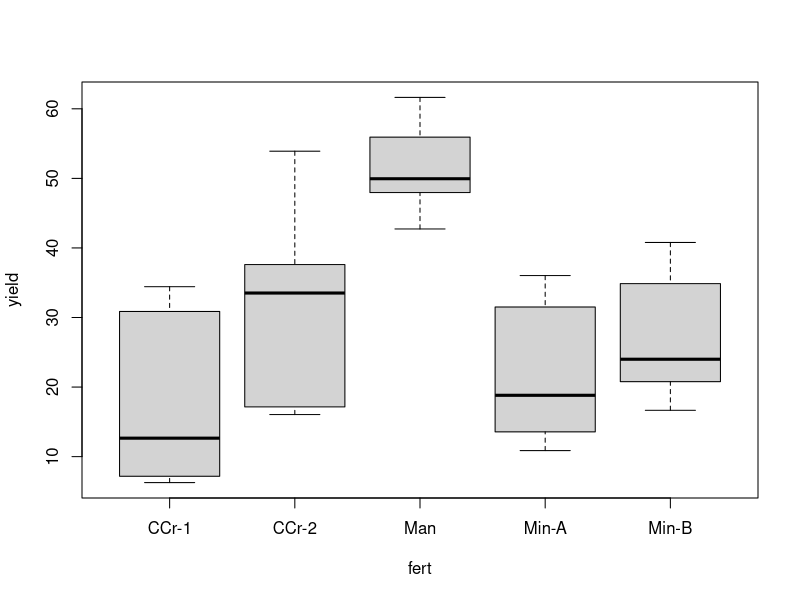

Reproduce this figure in R.
## 1.Pairwise comparisons
#########################

## To perform our analysis, we need to load these packages.

library("emmeans") # Provides: emmeans, test, contrast
library("multcomp") # Provides: cld
library("dplyr") # Provides: summarise

install.packages("emmeans")
install.packages("multcomp")
install.packages("dplyr")

## This time, the information is provided. 
## We need to just upload it to our working directory.

dueng <- read.table ( "v14-u22-01.csv", header=TRUE, sep=";", dec=",",
                      stringsAsFactors = TRUE)

## this command helps us to get brief information about our data
str (dueng)

#############################################################
### There are three types of information in our data: 
#### fertilizer, replication, and yield.
#########################################################

# we create a box plot for our data

boxplot( yield ~ fert, data=dueng )

## After that we need to calculate discreptive statistics
dueng %>% group_by(fert) %>%
  summarise ( n=n(), mean=mean(yield), var=var(yield),
              min=min(yield), max=max(yield))

## Analysis of variance ANOVA
# Global test of the ANOVA

model.1 <- aov ( yield ~ fert, data=dueng)
summary (model.1)
########################################################
# The data shows that the p-value is smaller than 0.05. 
# For this reason, we reject H0 and assume at least 
# one factor level has a different mean. 
# Which factor level has a different mean?
#########################################################

# Calculation of means and respective standard errors with the emmeans command.

emm.f <- emmeans ( model.1, ~fert ) # Means of factor levels
emm.f

# After that, we compare descriptive statistics results, and the means on the 
# tables are the same because our data is balanced.
# On unbalanced data, emmeans produces better results.

# We can take mean od squares from our summary (model.1) command, which was used before.

summary(model.1)[[1]][2,3]

# We can find n (the replication number) with this command.
str (dueng)

# sem
( sem <- sqrt(140.9447/5) ) # Standard error of a mean

# sed
( sed <- sqrt(140.9447/5) * sqrt(2) ) # Standard error of a difference between means

# sem = Standard error of a treatment mean
# sed = Standard error of difference of treatment means

# The value 140:9447 comes from the analysis of variance. 
# It is the residual variance.The residual variance is divided 
# by 5 because of the 5 replications. # Note that the equation we use 
#here is only valid if the data are balanced! If the treatment groups
# have different sample sizes, you need to use a different equation and 
# the SED will be different depending on which comparison you make 
# because of the different number of replications. Here, we only have 
# one SED for all comparisons.

# We need to do LSD to use the t-test.
alpha <- 0.05
error.df <- 20
( lsd <- qt(1-alpha/2, error.df) * sed)
( lsd <- qt(1-alpha/2, 20) * sed)

# This (15.6625) is the minimal distance between two emmenes of similar factor levels.

# emmeans of CCr-2 and Man.

31.6-51.6

# LSD betwen them is -20.

# t-test calculation
(t.test.statistic <- 19.994/sed)

# p-value
(p.t <- 2*pt (abs (-2.663), lower.tail = FALSE, df=20))

# t-tests for all pairwise comparisons of factor levels:

test (contrast(emm.f, "pairwise"), 
      adjust = "none")

# The p-value indicates that this difference has a 0.0149% chance
# of being observed. The factor levels are not similar.

# Least significant difference on basis of the Tukey-distribution

alpha <- 0.05
(hsd<- qtukey(1-alpha, 5, 20) *sem)
# Also for the HSD alpha is not divided by 2. Because the Tukey distribution
# is one sided so there is no need to divided by 2.

# Tukey test:
(tukey.test.statistic <- 19.994/sem)
(p.tukey <- ptukey (tukey.test.statistic, nmeans=5, df=20, lower.tail = FALSE))

# The tukey test for all pairwise comparisons:

test( contrast( emm.f, "pairwise"),
      adjust = "tukey")


# Compact letter display:

# The result of pairwise comparisons can be displayed in a compact letter display.
# Treatments which are not significantly different are in same group. They
# get the same letter or number.

cld (emm.f, adjust = "tukey")

# the most important part is the groups 

# CCr-1, Min-A, Min-B, are in the same group because they are not 
# significantly different from each other.


## Dunnett -Test
#################################
# comparisons with a control, adjustment for 
# multiple comparisons

levels( dueng$fert)
test( contrast( emm.f, "trt.vs.ctrl", ref=3),
      side= "<",
      adjust = "mvt") # makes use of the multivariate t distribution
# results are not exactly repeatable



# 2 Linear contrasts
###########################
# No adjustment necessary.
# Check the order of the factor levels first!

# This command helps us to choose what treatment we need.

levels( dueng$fert)

# The next step is to create a list

C1 <- list( "CC-1 vs CCr-2"  = c (1, -1, 0, 0, 0),
            "Min-A vs Min-B" = c (0, 0, 0, 1, -1),
            "Org vs Min"     = c (2, 2, 2, -3, -3),
            "CCr vs Man"     = c (1, 1, -2, 0, 0) )
# We multiply all factor levels with each other. If the result is 0, 
# that is orthogonal; otherwise, it is non-orthogonal.

c (1, -1, 0, 0, 0) %*% c (0, 0, 0, 1, -1)
c (2, 2, 2, -3, -3) %*% c (1, 1, -2, 0, 0)

# We don't need adjustment if the data is orthogonal.
test ( contrast (emm.f, C1), 
       adjust = "none")

# Also, when doing an orthogonal contrast you are limited
# to k-1 comparison. k is the number of treatments (=fertilizers)
# So as we have 5 fertilizers we can only put 4 comparisons in the list

# Manure vs other fertilizers (non orthogonal contrast)
# Hochberg adjustment

C2 <- list("Man vs CCr1" = c (-1, 0, 1, 0, 0),
           "Man vs CCr2" = c (0, -1, 1, 0, 0),
           "Man vs Min-A" = c (0, 0, 1, -1, 0),
           "Man vs Min-B" = c (0, 0, 1, 0, -1) )
test ( contrast ( emm.f, C2 ),
       adjust="hochberg")

# Two standards / three treatments
C3 <- list ( " Min-A vs CCr1" = c(-1, 0, 0, 1, 0 ) ,
             " Min-A vs CCr2" = c( 0,-1, 0, 1, 0 ) ,
             " Min-A vs Man " = c( 0, 0,-1, 1, 0 ) ,
             " Min-B vs CCr1" = c(-1, 0, 0, 0, 1 ) ,
             " Min-B vs CCr2" = c( 0,-1, 0, 0, 1 ) ,
             " Min-B vs Man " = c( 0, 0,-1, 0, 1 ) )
test ( contrast ( emm.f, C3 ),
       adjust="fdr")
